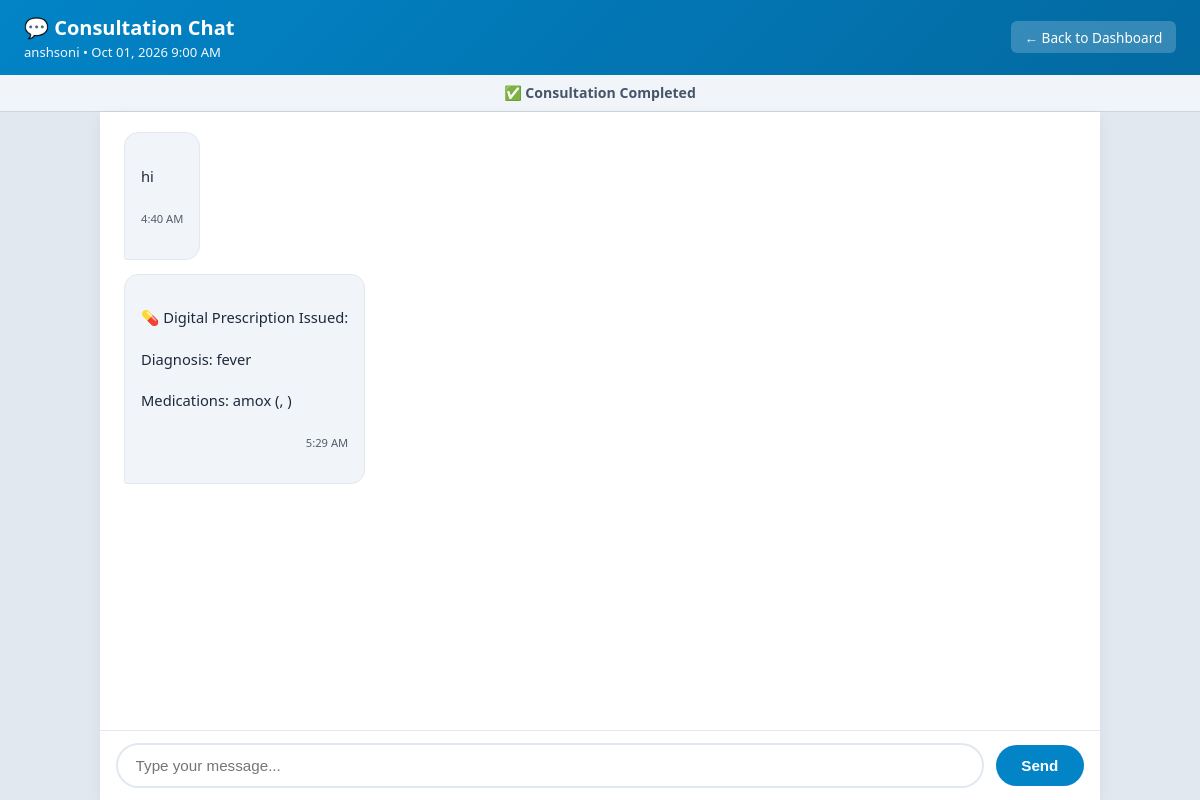
/dashboard/chat.php?appointment_id=10 (signed in), run on the app's committed database.
### tables this page shows
CREATE TABLE "appointments" (
            id INTEGER PRIMARY KEY AUTOINCREMENT,
            patient_id INTEGER NOT NULL,
            doctor_id INTEGER NOT NULL,
            appointment_date DATETIME NOT NULL,
            appointment_type TEXT DEFAULT 'chat' CHECK(appointment_type IN ('chat', 'video', 'in-person', 'both')),
            status TEXT DEFAULT 'pending' CHECK(status IN ('pending','confirmed','completed','cancelled','in-progress')),
            notes TEXT,
            symptoms TEXT,
            fee DECIMAL(10,2),
            payment_status TEXT DEFAULT 'pending' CHECK(payment_status IN ('pending','paid','refunded')),
            consultation_link TEXT,
            confirmed_at DATETIME,
            cancelled_at DATETIME,
            cancellation_reason TEXT,
            reschedule_reason TEXT,
            rescheduled_at DATETIME,
            created_at DATETIME DEFAULT CURRENT_TIMESTAMP, payment_method TEXT DEFAULT NULL, transaction_id TEXT DEFAULT NULL, consultation_fee REAL DEFAULT 0.0, medicine_fee REAL DEFAULT 0.0, total_amount REAL DEFAULT 0.0,
            FOREIGN KEY (patient_id) REFERENCES patients(id) ON DELETE CASCADE,
            FOREIGN KEY (doctor_id) REFERENCES doctors(id) ON DELETE CASCADE
        );

CREATE TABLE patients (
            id INTEGER PRIMARY KEY AUTOINCREMENT,
            user_id INTEGER NOT NULL,
            name TEXT NOT NULL,
            age INTEGER,
            gender TEXT CHECK(gender IN ('male','female','other')),
            contact TEXT,
            email TEXT,
            address TEXT,
            medical_history TEXT,
            emergency_contact TEXT,
            blood_type TEXT,
            allergies TEXT,
            profile_picture TEXT,
            created_at DATETIME DEFAULT CURRENT_TIMESTAMP, profile_photo TEXT DEFAULT NULL,
            FOREIGN KEY (user_id) REFERENCES users(id) ON DELETE CASCADE
        );

CREATE TABLE chat_messages (
            id INTEGER PRIMARY KEY AUTOINCREMENT,
            appointment_id INTEGER NOT NULL,
            sender_id INTEGER NOT NULL,
            sender_type TEXT NOT NULL CHECK(sender_type IN ('doctor','patient')),
            message TEXT NOT NULL,
            message_type TEXT DEFAULT 'text' CHECK(message_type IN ('text','image','file','prescription')),
            file_path TEXT,
            is_read INTEGER DEFAULT 0,
            sent_at DATETIME DEFAULT CURRENT_TIMESTAMP,
            FOREIGN KEY (appointment_id) REFERENCES "appointments_temp_old"(id) ON DELETE CASCADE,
            FOREIGN KEY (sender_id) REFERENCES users(id) ON DELETE CASCADE
        );

### includes/auth.php (called while the page is built, shortened)
<?php
function current_user() {
    if (isset($_SESSION['user'])) {
        return $_SESSION['user'];
    }
    return null;
}

### dashboard/chat.php (the view, shortened to what this page needs)
<?php
if (file_exists(__DIR__ . '/../includes/auth.php')) {
    require_once __DIR__ . '/../includes/auth.php';
} else {
    require_once __DIR__ . '/includes/auth.php';
    require_once __DIR__ . '/includes/db.php';
}
$current_user = current_user();
$user_id = $current_user['id'];
$user_role = isset($current_user['role']) ? $current_user['role'] : (isset($_SESSION['role']) ? $_SESSION['role'] : '');
$is_doctor_user = ($user_role === 'doctor');
$appointment_id = isset($_GET['appointment_id']) ? (int)$_GET['appointment_id'] : (isset($_POST['appointment_id']) ? (int)$_POST['appointment_id'] : 0);
try {
    $db->exec("
        CREATE TABLE IF NOT EXISTS chat_messages (
            id INTEGER PRIMARY KEY AUTOINCREMENT,
            appointment_id INTEGER NOT NULL,
            sender_id INTEGER NOT NULL,
            sender_type TEXT NOT NULL CHECK(sender_type IN ('doctor','patient')),
            message TEXT NOT NULL,
            message_type TEXT DEFAULT 'text',
            file_path TEXT,
            is_read INTEGER DEFAULT 0,
            sent_at DATETIME DEFAULT CURRENT_TIMESTAMP
        );
        CREATE TABLE IF NOT EXISTS prescriptions (
            id INTEGER PRIMARY KEY AUTOINCREMENT,
            appointment_id INTEGER NOT NULL,
            doctor_id INTEGER NOT NULL,
            patient_id INTEGER NOT NULL,
            medication TEXT NOT NULL,
            dosage TEXT,
            frequency TEXT,
            duration TEXT,
            instructions TEXT,
            diagnosis TEXT,
            follow_up_date DATETIME,
            is_active INTEGER DEFAULT 1,
            created_at DATETIME DEFAULT CURRENT_TIMESTAMP
        );
    ");
} catch (Throwable $e) {}
$stmt = $db->prepare("
    SELECT a.*,
           d.id as doctor_id, d.name as doctor_name, d.specialization,
           p.id as patient_id, p.name as patient_name, p.age, p.gender, p.contact, p.blood_type, p.allergies, p.medical_history
    FROM appointments a
    JOIN doctors d ON d.id = a.doctor_id
    JOIN patients p ON p.id = a.patient_id
    WHERE a.id = ? AND (d.user_id = ? OR p.user_id = ?)
");
$stmt->execute([$appointment_id, $user_id, $user_id]);
$appointment = $stmt->fetch(PDO::FETCH_ASSOC);
$stmt = $db->prepare("SELECT * FROM chat_messages WHERE appointment_id = ? ORDER BY sent_at ASC");
$stmt->execute([$appointment_id]);
$messages = $stmt->fetchAll(PDO::FETCH_ASSOC);
?>
<!DOCTYPE html>
<html lang="en">
<head>
</head>
<body>
    <div class="chat-top-header">
        <div>
            <h2>💬 Consultation Chat</h2>
            <p><?= htmlspecialchars($appointment['patient_name'] ?? 'Patient') ?> &bull; <?= date('M d, Y g:i A', strtotime($appointment['appointment_date'])) ?></p>
        </div>
        <a href="<?= $is_doctor_user ? 'doctor.php' : 'patient.php' ?>" class="back-btn">&larr; Back to Dashboard</a>
    </div>
    <div class="status-banner <?= $appointment['status'] === 'completed' ? 'completed' : '' ?>" id="statusBanner">
        <?php if ($appointment['status'] === 'completed'): ?>
            <span>✅ Consultation Completed</span>
        <?php elseif ($appointment['status'] === 'confirmed'): ?>
            <span>🟡 Consultation confirmed - Start chatting</span>
        <?php else: ?>
            <span>🟢 Consultation in progress</span>
        <?php endif; ?>
    </div>
    <div class="chat-container">
        <div class="messages-box" id="messagesBox">
            <?php if (empty($messages)): ?>
                <div style="text-align: center; color: #94a3b8; font-style: italic; padding: 3rem;">
                    👋 Start your consultation by sending a message
                </div>
            <?php else: ?>
                <?php foreach ($messages as$msg): ?>
                    <div class="message-bubble <?= ($msg['sender_id'] ==$user_id) ? 'you' : 'other' ?>">
                        <div><?= nl2br(htmlspecialchars($msg['message'])) ?></div>
                        <div class="msg-time"><?= date('g:i A', strtotime($msg['sent_at'])) ?></div>
                    </div>
                <?php endforeach; ?>
            <?php endif; ?>
        </div>
        <?php if ($appointment['status'] !== 'cancelled'): ?>
            <form class="input-bar" id="chatSendForm" onsubmit="handleSendMessage(event)">
                <input type="text" id="chatMessageInput" placeholder="Type your message..." autocomplete="off" required>
                <button type="submit" class="send-btn">Send</button>
            </form>
        <?php else: ?>
            <div style="padding: 1rem; text-align: center; color: #64748b; background: #f8fafc;">
                This consultation is cancelled.
            </div>
        <?php endif; ?>
    </div>
</body>
</html>

### dashboard/chat.php (style rules this page uses)
* { margin: 0; padding: 0; box-sizing: border-box; }
body { font-family: 'Segoe UI', Tahoma, Geneva, Verdana, sans-serif; background: #e2e8f0; height: 100vh; display: flex; flex-direction: column; }
.chat-top-header { background: linear-gradient(135deg, #0284c7 0%, #0369a1 100%); color: white; padding: 0.85rem 1.5rem; display: flex; justify-content: space-between; align-items: center; box-shadow: 0 2px 8px rgba(0,0,0,0.1); }
.chat-top-header h2 { font-size: 1.25rem; display: flex; align-items: center; gap: 0.4rem; }
.chat-top-header p { font-size: 0.82rem; opacity: 0.95; margin-top: 0.15rem; }
.back-btn { color: white; text-decoration: none; padding: 0.4rem 0.85rem; background: rgba(255,255,255,0.2); border-radius: 6px; font-size: 0.85rem; font-weight: 500; }
.status-banner { background: #f0fdf4; border-bottom: 1px solid #bbf7d0; text-align: center; padding: 0.55rem; font-size: 0.88rem; font-weight: 600; color: #166534; display: flex; justify-content: center; align-items: center; gap: 0.4rem; }
.status-banner.completed { background: #f1f5f9; border-bottom-color: #cbd5e1; color: #475569; }
.chat-container { flex: 1; max-width: 1000px; width: 100%; margin: 0 auto; background: white; display: flex; flex-direction: column; box-shadow: 0 4px 15px rgba(0,0,0,0.06); height: calc(100vh - 120px); }
.messages-box { flex: 1; padding: 1.25rem 1.5rem; overflow-y: auto; display: flex; flex-direction: column; gap: 0.85rem; }
.message-bubble { max-width: 70%; padding: 0.75rem 1rem; border-radius: 14px; font-size: 0.92rem; line-height: 1.4; word-wrap: break-word; white-space: pre-line; }
.message-bubble.other { align-self: flex-start; background: #f1f5f9; color: #1e293b; border-bottom-left-radius: 3px; border: 1px solid #e2e8f0; }
.msg-time { font-size: 0.7rem; opacity: 0.75; margin-top: 0.25rem; text-align: right; }
.input-bar { background: white; border-top: 1px solid #e2e8f0; padding: 0.75rem 1rem; display: flex; gap: 0.75rem; align-items: center; }
.input-bar input { flex: 1; padding: 0.75rem 1.1rem; border: 2px solid #e2e8f0; border-radius: 25px; font-size: 0.95rem; outline: none; }
.send-btn { background: #0284c7; color: white; border: none; padding: 0.75rem 1.6rem; border-radius: 25px; font-size: 0.95rem; font-weight: 600; cursor: pointer; }

### data on the page
appointments: patient.name "anshsoni", appointment_date "Oct 01, 2026 9:00 AM"
chat_messages: message "hi", sent_at "4:40 AM"
chat_messages: message "💊 Digital Prescription Issued: Diagnosis: fever Medications: amox (, )", sent_at "5:29 AM"
